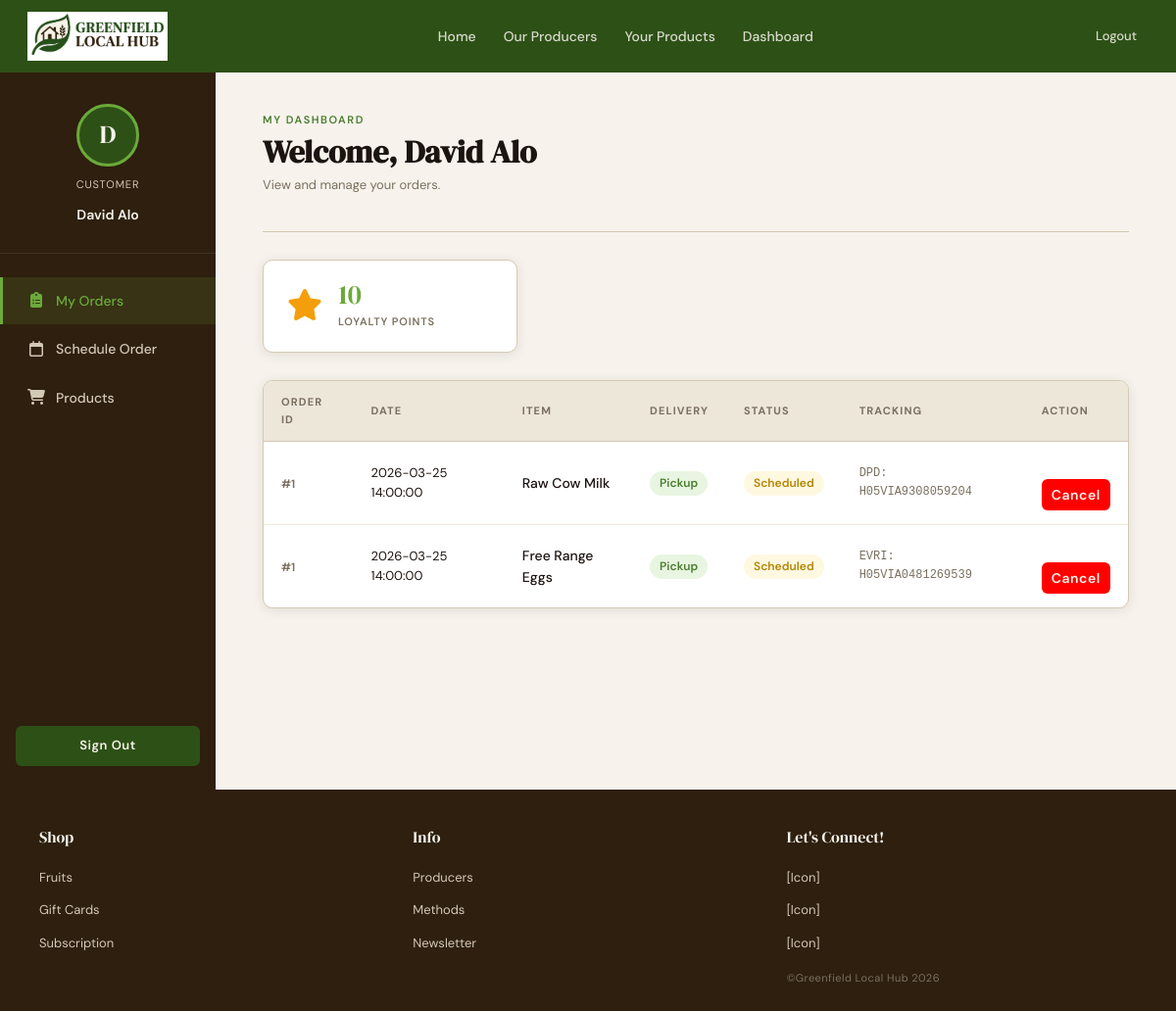
The page /dashboard (signed in) on the database its author committed.
### tables this page shows
CREATE TABLE user (
                user_id INTEGER PRIMARY KEY AUTOINCREMENT,
                full_name TEXT NOT NULL,
                email TEXT NOT NULL UNIQUE,
                password_hash TEXT NOT NULL,
                loyalty_point INTEGER DEFAULT 0,
                is_producer INTEGER NOT NULL DEFAULT 0 CHECK(is_producer IN (0,1)),
                failed_attempts INTEGER DEFAULT 0,
                locked_until TEXT DEFAULT NULL,
                created_at TEXT DEFAULT CURRENT_TIMESTAMP);

CREATE TABLE order_items (
                order_item_id INTEGER PRIMARY KEY AUTOINCREMENT,
                order_id INTEGER NOT NULL,
                quantity INTEGER NOT NULL,
                product_id INTEGER  NOT NULL,
                FOREIGN KEY (order_id) REFERENCES orders (order_id),
                FOREIGN KEY (product_id) REFERENCES products (product_id));

CREATE TABLE orders (
                order_id INTEGER PRIMARY KEY AUTOINCREMENT,
                user_id INTEGER NOT NULL,
                collection_date TEXT,
                delivery_method TEXT CHECK(delivery_method IN ('pickup', 'deliver')),
                status TEXT NOT NULL DEFAULT 'Scheduled',
                FOREIGN KEY (user_id) REFERENCES user (user_id));

CREATE TABLE products (
                product_id INTEGER PRIMARY KEY AUTOINCREMENT,
                producer_id INTEGER NOT NULL,
                product_name TEXT NOT NULL,
                price REAL NOT NULL,
                stock_level INTEGER NOT NULL,
                image_path TEXT,
                FOREIGN KEY (producer_id) REFERENCES producers (producer_id));

### app.py (the view)
@app.route("/dashboard")
def dashboard():
    if 'user_id' not in session:
        flash("Please log in to view dashboard", "error")
        return redirect('/login?next=/dashboard')
    import random
    import string
    def generate_tracking():
        carriers = ["EVRI", "DPD", "ROYALMAIL"]
        prefix = random.choice(carriers)
        code = "H05VIA" + "".join(random.choices(string.digits, k=10))
        return f"{prefix}: {code}"
    conn = None
    try:
        conn = get_db()
        cursor = conn.cursor()
        cursor.execute(
            "SELECT * FROM user WHERE user_id = ?",
            (session["user_id"],)
        )
        user = cursor.fetchone()
        cursor.execute("""
            SELECT
                o.order_id,
                o.collection_date,
                o.delivery_method,
                o.status,
                oi.quantity,
                p.product_name
            FROM orders o
            JOIN order_items oi ON o.order_id = oi.order_id
            JOIN products p ON oi.product_id = p.product_id
            WHERE o.user_id = ?
            ORDER BY o.order_id DESC
        """, (session["user_id"],))
        orders = cursor.fetchall()
        orders_with_tracking = []
        for order in orders:
            order_dict = dict(order)
            order_dict["tracking"] = generate_tracking()
            orders_with_tracking.append(order_dict)
        return render_template(
            "dashboard.html",
            user=user,
            orders=orders_with_tracking
        )
    except sqlite3.Error as error:
        return f"Database error: {error}"
    finally:
        if conn:
            conn.close()

### app.py (called while the page is built)
def get_db():
        conn = sqlite3.connect('GLH.db')
        conn.row_factory = sqlite3.Row
        return conn

@app.context_processor
def inject_csrf_token():
    return dict(csrf_token=generate_csrf)

### templates/dashboard.html (shortened to what this page needs)
{% extends "base.html" %}
{% block content %}
<link rel="stylesheet" href="https://cdnjs.cloudflare.com/ajax/libs/font-awesome/6.5.0/css/all.min.css">
<div class="ud-wrap">
  <aside class="pd-sidebar">
    <div class="pd-profile">
      <div class="pd-avatar">
        {{ session.user_name[0] | upper if session.user_name else 'U' }}
      </div>
      <span class="pd-producer-id">Customer</span>
      <span class="pd-farm-name">{{ user['full_name'] }}</span>
    </div>
    <ul class="pd-nav">
      <li>
        <a href="/dashboard" class="active">
          <span class="icon"><i class="fa-solid fa-clipboard-list"></i></span>
          <span>My Orders</span>
        </a>
      </li>
      <li>
        <a href="/schedule">
          <span class="icon"><i class="fa-regular fa-calendar"></i></span>
          <span>Schedule Order</span>
        </a>
      </li>
      <li>
        <a href="/products">
          <span class="icon"><i class="fa-solid fa-cart-shopping"></i></span>
          <span>Products</span>
        </a>
      </li>
    </ul>
    <div class="pd-signout">
      <a href="/logout">Sign Out</a>
    </div>
  </aside>
  <main class="pd-main">
    <div class="pd-page-header">
      <h2>My Dashboard</h2>
      <h1>Welcome, {{ user['full_name'] }}</h1>
      <p>View and manage your orders.</p>
    </div>
    <hr class="pd-divider">
    <div class="ud-loyalty">
      <div class="ud-loyalty-icon"><i class="fa-solid fa-star" style="color: #f59e0b;"></i></div>
      <div>
        <span class="ud-loyalty-value">{{ user['loyalty_point'] }}</span>
        <span class="ud-loyalty-label">Loyalty Points</span>
      </div>
    </div>
    <div class="pd-table-wrap" style="margin-top: 28px;">
      {% if orders %}
      <table class="pd-table">
        <thead>
          <tr>
            <th>Order ID</th>
            <th>Date</th>
            <th>Item</th>
            <th>Delivery</th>
            <th>Status</th>
            <th>Tracking</th>
            <th>Action</th>
          </tr>
        </thead>
        <tbody>
          {% for order in orders %}
          <tr>
            <td>
              <span style="font-weight:600; color:var(--stone); font-size:12px;">
                #{{ order['order_id'] }}
              </span>
            </td>
            <td style="font-size:13px;">
              {{ order['collection_date'] if order['collection_date'] else '—' }}
            </td>
            <td style="font-weight:500;">{{ order['product_name'] }}</td>
            <td>
              <span class="ud-method ud-method-{{ order['delivery_method'] }}">
                {{ order['delivery_method'] | capitalize }}
              </span>
            </td>
            <td>
              <span class="ud-status ud-status-{{ order['status'] | lower }}">
                {{ order['status'] }}
              </span>
            </td>
            <td style="font-size:12px; color:var(--stone); font-family:monospace;">
              {{ order['tracking'] }}
            </td>
            <td>
              <div class="ud-actions">
                <form action="/cancel_order" method="POST" style="all:unset;">
                  <button style="padding: 10px; background-color: red;" type="submit" class="ud-btn ud-btn-cancel"
                          onclick="return confirm('Are you sure you want to cancel this order?')">
                    Cancel
                  </button>
                </form>
              </div>
            </td>
          </tr>
          {% endfor %}
        </tbody>
      </table>
      {% else %}
      <div class="pd-empty">
        <div class="pd-empty-icon"><i class="fa-solid fa-box-open"></i></div>
        <p>No orders yet. <a href="/products" style="color:var(--leaf);">Browse products</a> to place your first order.</p>
      </div>
      {% endif %}
    </div>
  </main>
</div>
{% endblock %}

### templates/base.html (shortened to what this page needs)
<!DOCTYPE html>
<html>
    <head>
        <link rel="stylesheet" href="{{ url_for('static', filename='css/style.css') }}">
    </head>
    <body>
        <header>
            <nav>
                <div class="logo">
                    <a href="/" >
                        <img src="{{ url_for('static', filename='images/glh_logo.png') }}"
                        alt="Greenfield Local Hub">
                    </a>
                </div>
                <ul class="nav_links">
                    <li><a href="/">Home</a></li>
                    <li><a href="/producers">Our Producers</a></li>
                    {% if session.user_name %}
                        {% if session.is_producer %}
                            <li><a href="/your-products">Your Products</a></li>
                        {% else %}
                            <li><a href="/products">Our Products</a></li>
                            <li><a href="/schedule">Schedule Order</a></li>
                        {% endif %}
                    {% else %}
                        <li><a href="/products">Our Products</a></li>
                        <li><a href="/join-glh">Join GLH</a></li>
                    {% endif %}
                    {% if session.user_name %}
                        {% if session.is_producer %}
                            <li><a href="/producer-dashboard">Dashboard</a></li>
                        {% else %}
                            <li><a href="/dashboard">Dashboard</a></li>
                            <li><a href="/producer-signup">Partner with us</a></li>
                        {% endif %}
                    {% endif %}
                </ul>
                <div class="nav_right">
                    {% if session.user_name %}
                        <a href="/logout">Logout</a>
                    {% else %}
                        <a href="/login">Login</a>
                    {% endif %}
                </div>
            </nav>
         </header>
            <main>
            {% block content %}
            {% endblock %}
            </main>
            <footer>
                <div class="footer_container">
                    <div class="footer_section">
                        <h3>Shop</h3>
                        <ul>
                        <li><a>Fruits</a></li>
                        <li><a>Gift Cards</a></li>
                        <li><a>Subscription</a></li>
                        </ul>
                    </div>
                    <div class="footer_section">
                        <h3>Info</h3>
                        <ul>
                        <li><a>Producers</a></li>
                        <li><a>Methods</a></li>
                        <li><a>Newsletter</a></li>
                        </ul>
                    </div>
                    <div class="footer_section">
                        <h3>Let's Connect!</h3>
                        <ul>
                        <li><a>[Icon]</a></li>
                        <li><a>[Icon]</a></li>
                        <li><a>[Icon]</a></li>
                        </ul>
                        <p>©Greenfield Local Hub 2026</p>
                    </div>
                </div>
            </footer>
    </body>
</html>

### rows shown on the page
user: full_name "David Alo", loyalty_point "10"
order_items: order_id "1", collection_date "2026-03-25 14:00:00", product_name "Raw Cow Milk", delivery_method "Pickup", status "Scheduled", tracking "DPD: H05VIA9308059204"
order_items: order_id "1", collection_date "2026-03-25 14:00:00", product_name "Free Range Eggs", delivery_method "Pickup", status "Scheduled", tracking "EVRI: H05VIA0481269539"

### other values the page prints
{{ session.user_name[0] | upper if session.user_name else 'U' }} "D"
